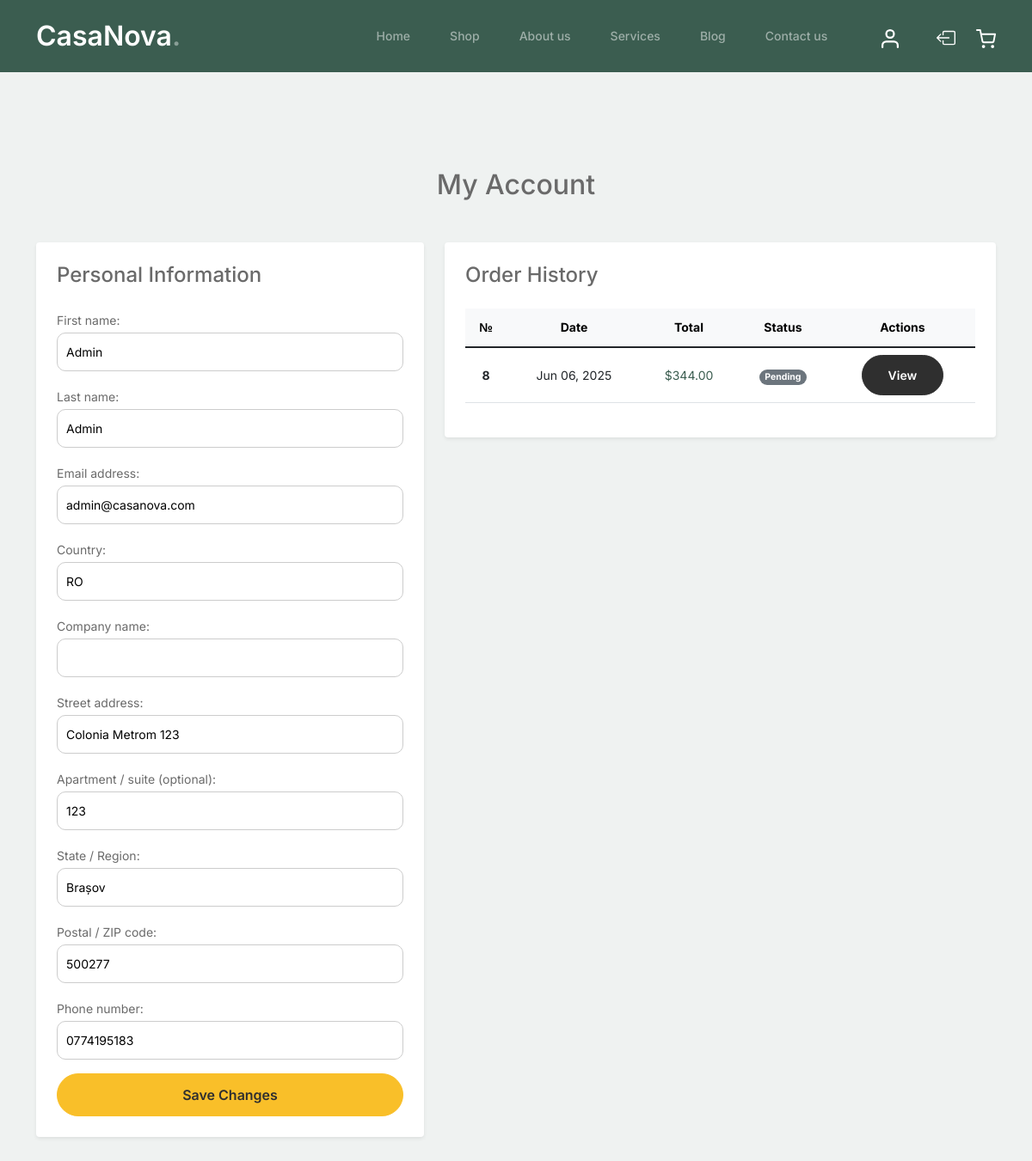
/account/ (signed in), run on the app's committed database.
### store/models.py (models this page shows, shortened)
class Customer(models.Model):
    user = models.OneToOneField(User, on_delete=models.CASCADE)
    country = CountryField(blank_label="(select country)", null=True, blank=True)
    company_name = models.CharField(max_length=100, blank=True, null=True)
    address = models.CharField(max_length=255)
    address2 = models.CharField(max_length=255, blank=True, null=True)
    state_or_country = models.CharField(max_length=100)
    postal_code = models.CharField(max_length=20)
    phone = models.CharField(max_length=20)

class Order(models.Model):
    customer = models.ForeignKey(Customer, on_delete=models.CASCADE)
    created_at = models.DateTimeField(auto_now_add=True)
    is_paid = models.BooleanField(default=False)
    status = models.CharField(
        max_length=20,
        choices=[('Pending', 'Pending'), ('Processing', 'Processing'), ('Delivered', 'Delivered')],
        default='Pending'
    )
    def get_total_price(self):
        return sum(item.get_total_price() for item in self.items.all())

class OrderItem(models.Model):
    order = models.ForeignKey(Order, related_name='items', on_delete=models.CASCADE)
    product = models.ForeignKey(Product, on_delete=models.CASCADE)
    quantity = models.PositiveIntegerField(default=1)
    def get_total_price(self):
        return self.product.price * self.quantity

class Product(models.Model):
    name = models.CharField(max_length=200)
    description = models.TextField(blank=True)
    price = models.DecimalField(max_digits=10, decimal_places=2)
    stock = models.PositiveIntegerField(default=0)
    image = models.ImageField(upload_to='products/', blank=True, null=True)
    created_at = models.DateTimeField(auto_now_add=True)

### store/views.py (the view)
# urls.py: path('account/', views.account_view, name='account'),
@login_required
def account_view(request):
    user = request.user
    customer = Customer.objects.get(user=user)
    if request.method == 'POST':
        u_form = UserUpdateForm(request.POST, instance=user)
        c_form = CustomerUpdateForm(request.POST, instance=customer)
        if u_form.is_valid() and c_form.is_valid():
            u_form.save()
            c_form.save()
            return redirect('account')
    else:
        u_form = UserUpdateForm(instance=user)
        c_form = CustomerUpdateForm(instance=customer)
    orders = Order.objects.filter(customer=customer).order_by('-created_at')
    return render(request, 'store/account.html', {
        'u_form': u_form,
        'p_form': c_form,
        'orders': orders,
    })

### store/forms.py (shortened to what this page needs)
class UserUpdateForm(forms.ModelForm):
    class Meta:
        model = User
        fields = ['first_name', 'last_name', 'email']

class CustomerUpdateForm(forms.ModelForm):
    class Meta:
        model = Customer
        fields = [
            'country',
            'company_name',
            'address',
            'address2',
            'state_or_country',
            'postal_code',
            'phone',
        ]
        labels = {
            'country': 'Country',
            'company_name': 'Company name',
            'address': 'Street address',
            'address2': 'Apartment / suite (optional)',
            'state_or_country': 'State / Region',
            'postal_code': 'Postal / ZIP code',
            'phone': 'Phone number',
        }
        widgets = {
            'country': CountrySelectWidget(attrs={'class': 'form-select'}),
        }

### store/templates/store/account.html (shortened to what this page needs)
{% extends 'store/base.html' %}
{% load static %}
{% block content %}
    <div class="untree_co-section">
        <div class="container">
            <h2 class="text-center mb-5">My Account</h2>
            <div class="row">
                <div class="col-lg-5 mb-5 mb-lg-0">
                    <div class="p-4 bg-white rounded shadow-sm">
                        <h4 class="mb-4">Personal Information</h4>
                        <form method="post">
                            {% for field in u_form %}
                                <div class="form-group mb-3">
                                    {{ field.label_tag }} {{ field }}
                                </div>
                            {% endfor %}
                            {% for field in p_form %}
                                <div class="form-group mb-3">
                                    {{ field.label_tag }} {{ field }}
                                </div>
                            {% endfor %}
                            <button type="submit" class="btn btn-secondary w-100">Save Changes</button>
                        </form>
                    </div>
                </div>
                <div class="col-lg-7">
                    <div class="p-4 bg-white rounded shadow-sm">
                        <h4 class="mb-4">Order History</h4>
                        {% if orders %}
                            <div class="table-responsive">
                                <table class="table table-hover align-middle">
                                    <thead class="table-light text-center">
                                    <tr>
                                        <th scope="col">№</th>
                                        <th scope="col">Date</th>
                                        <th scope="col">Total</th>
                                        <th scope="col">Status</th>
                                        <th scope="col">Actions</th>
                                    </tr>
                                    </thead>
                                    <tbody class="text-center">
                                    {% for order in orders %}
                                        <tr data-bs-toggle="collapse" data-bs-target="#order-{{ order.id }}"
                                            class="clickable">
                                            <td><strong>{{ order.id }}</strong></td>
                                            <td>{{ order.created_at|date:"M d, Y" }}</td>
                                            <td><span class="text-primary">${{ order.get_total_price }}</span></td>
                                            <td>
          <span class="badge rounded-pill
            {% if order.status == 'Delivered' %}bg-success
            {% elif order.status == 'Processing' %}bg-warning text-dark
            {% elif order.status == 'Cancelled' %}bg-danger
            {% else %}bg-secondary{% endif %}">
            {{ order.status }}
          </span>
                                            </td>
                                            <td>
                                                <button class="btn btn-sm btn-outline-primary" type="button"
                                                        data-bs-toggle="collapse"
                                                        data-bs-target="#order-{{ order.id }}">View
                                                </button>
                                            </td>
                                        </tr>
                                    {% endfor %}
                                    </tbody>
                                </table>
                            </div>
                        {% else %}
                            <div class="alert alert-info text-center mb-0">
                                You have no orders yet.
                            </div>
                        {% endif %}
                    </div>
                </div>
            </div>
        </div>
    </div>
{% endblock %}

### store/static/css/style.css (style rules this page uses)
body { overflow-x: hidden; position: relative; }
body { font-family: "Inter", sans-serif; font-weight: 400; line-height: 28px; color: #6a6a6a; font-size: 14px; background-color: #eff2f1; }
.btn { font-weight: 600; padding: 12px 30px; border-radius: 30px; color: #ffffff; background: #2f2f2f; border-color: #2f2f2f; }
.btn.btn-secondary { color: #2f2f2f; background: #f9bf29; border-color: #f9bf29; }
.untree_co-section { padding: 7rem 0; }
.text-primary { color: #3b5d50 !important; }
input { border-radius: 10px; height: 45px; padding: 10px; border: 1px solid #ccc; width: 100%; }

### data on the page
Customer: p_form "RO" "Colonia Metrom 123" "123" "Brașov" "500277" "0774195183"
Order: id "8", created_at "Jun 06, 2025", get_total_price "344.00", status "Pending"

### other printed values
{{ field.label_tag }} "First name:" "Last name:" "Email address:"
{{ field.label_tag }} "Country:" "Company name:" "Street address:" "Apartment / suite (optional):" "State / Region:" "Postal / ZIP code:" "Phone number:"
